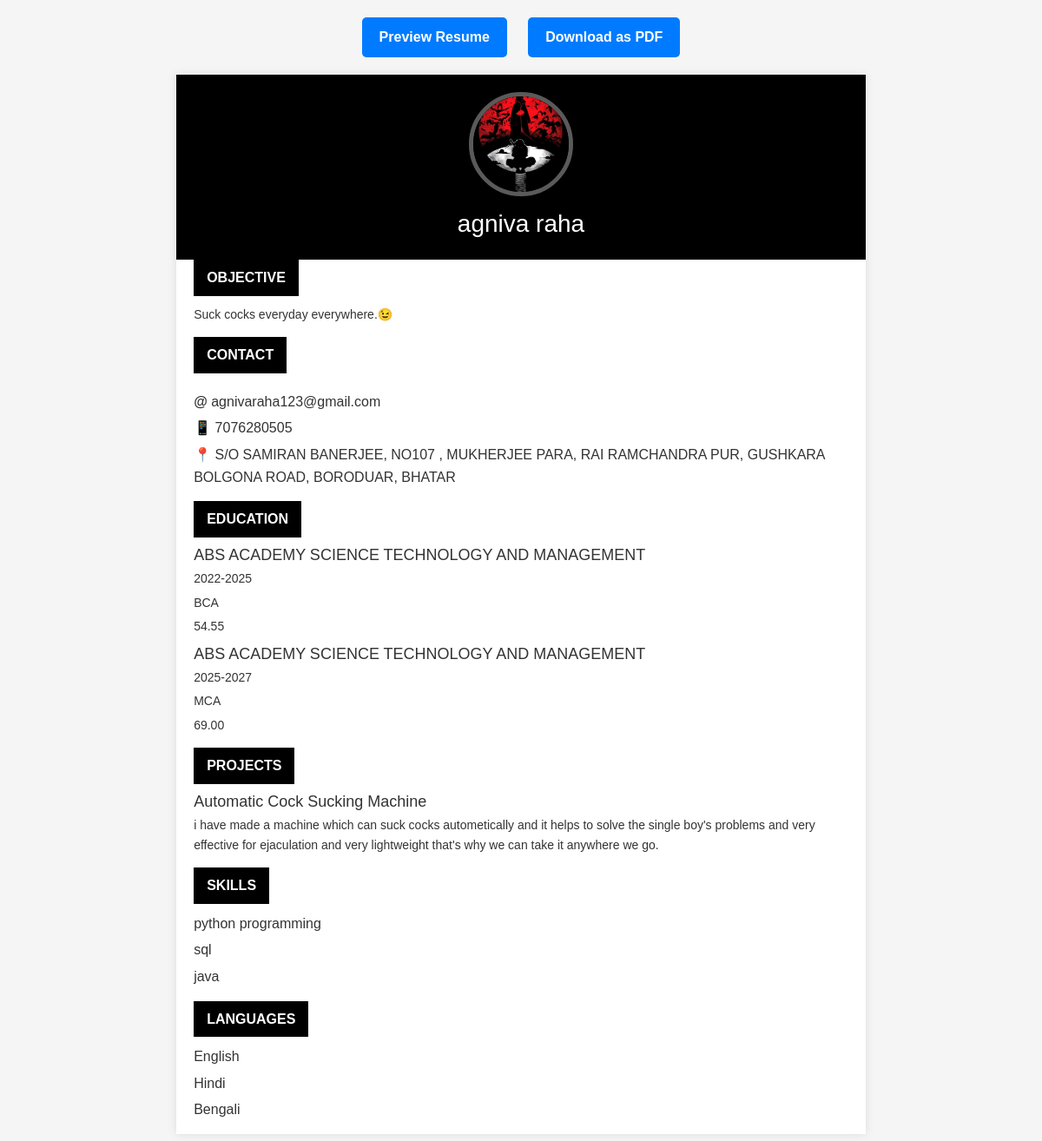
Page /resume (signed in) on the committed database.
### app.py (models this page shows)
class PersonalDetails(db.Model):
    id = db.Column(db.Integer, primary_key=True)
    name = db.Column(db.String(100))
    address = db.Column(db.Text)
    email = db.Column(db.String(100))
    phone = db.Column(db.String(20))
    photo = db.Column(db.String(255))
    user_id = db.Column(db.Integer, db.ForeignKey('user.id'), nullable=False)

class Objective(db.Model):
    id = db.Column(db.Integer, primary_key=True)
    objective_text = db.Column(db.Text)
    user_id = db.Column(db.Integer, db.ForeignKey('user.id'), nullable=False)

class Education(db.Model):
    id = db.Column(db.Integer, primary_key=True)
    course = db.Column(db.String(100))
    school = db.Column(db.String(100))
    grade = db.Column(db.String(50))
    year = db.Column(db.String(20))
    user_id = db.Column(db.Integer, db.ForeignKey('user.id'), nullable=False)

class Project(db.Model):
    id = db.Column(db.Integer, primary_key=True)
    project_title = db.Column(db.String(100))
    project_description = db.Column(db.Text)
    user_id = db.Column(db.Integer, db.ForeignKey('user.id'), nullable=False)

class Skill(db.Model):
    id = db.Column(db.Integer, primary_key=True)
    skill_name = db.Column(db.String(100))
    skill_level = db.Column(db.Integer)
    user_id = db.Column(db.Integer, db.ForeignKey('user.id'), nullable=False)

### app.py (the view)
@app.route('/resume')
def resume():
    if 'email' not in session:
        return redirect('/login')
    user = get_current_user()
    if not user:
        return redirect('/login')
    template_id = session.get('selected_template', 'template_01')
    user_details = {
        "user": user,
        "personal": PersonalDetails.query.filter_by(user_id=user.id).first(),
        "education": Education.query.filter_by(user_id=user.id).all(),
        "experience": Experience.query.filter_by(user_id=user.id).all(),
        "skills": Skill.query.filter_by(user_id=user.id).all(),
        "projects": Project.query.filter_by(user_id=user.id).all(),
        "objective": Objective.query.filter_by(user_id=user.id).first(),
        "references": Reference.query.filter_by(user_id=user.id).all(),
    }
    return render_template(f'{template_id}.html', user_data=user_details)

### app.py (called while the page is built)
def get_current_user():
    if 'email' in session:
        return User.query.filter_by(email=session['email']).first()
    return None

### templates/template_01.html (shortened to what this page needs)
<!DOCTYPE html>
<html lang="en">
<head>
  <link href="https://cdn.jsdelivr.net/npm/bootstrap@5.2.3/dist/css/bootstrap.min.css" rel="stylesheet">
</head>
<body>
  <div class="container">
      <div class="btn-container">
          <button class="btn-preview" onclick="previewResume()">Preview Resume</button>
          <button class="btn-download" onclick="downloadPDF()">Download as PDF</button>
      </div>
      <div class="resume-container" id="resume">
          <div class="header avoid-page-break">
              {% if user_data.personal and user_data.personal.photo %}
              {% set photo_path = user_data.personal.photo.replace('\\', '/').split('�')[0] %}
              <img src="{{ url_for('static', filename=photo_path) }}" alt="Profile Photo" class="profile-img">
              {% else %}
              <div class="profile-img" style="background-color: #3498db; display: flex; align-items: center; justify-content: center; color: white; font-size: 48px;">
                  {{ user_data.user.name[0].upper() }}
              </div>
              {% endif %}
              <h1>{{ user_data.personal.name if user_data.personal else user_data.user.name }}</h1>
          </div>
          <div class="section avoid-page-break">
              <div class="section-title">OBJECTIVE</div>
              <p>{{ user_data.objective.objective_text if user_data.objective else "Aspiring professional seeking opportunities to apply skills and knowledge." }}</p>
          </div>
          <div class="section avoid-page-break">
              <div class="section-title">CONTACT</div>
              <div class="contact-info">
                  <div class="contact-item">
                      <strong>@ </strong>{{ user_data.personal.email if user_data.personal else user_data.user.email }}
                  </div>
                  {% if user_data.personal and user_data.personal.phone %}
                  <div class="contact-item">
                      <strong>📱 </strong>{{ user_data.personal.phone }}
                  </div>
                  {% endif %}
                  {% if user_data.personal and user_data.personal.address %}
                  <div class="contact-item">
                      <strong>📍 </strong>{{ user_data.personal.address }}
                  </div>
                  {% endif %}
              </div>
          </div>
          <div class="section avoid-page-break">
              <div class="section-title">EDUCATION</div>
              {% if user_data.education %}
                  {% for edu in user_data.education %}
                  <div class="education-item avoid-page-break">
                      <h3>{{ edu.school }}</h3>
                      <p>{{ edu.year }}</p>
                      <p>{{ edu.course }}</p>
                      <p>{{ edu.grade }}</p>
                  </div>
                  {% endfor %}
              {% endif %}
          </div>
          <div class="section avoid-page-break">
              <div class="section-title">PROJECTS</div>
              {% if user_data.projects %}
                  {% for project in user_data.projects %}
                  <div class="project-item avoid-page-break">
                      <h3>{{ project.project_title }}</h3>
                      <p>{{ project.project_description }}</p>
                  </div>
                  {% endfor %}
              {% else %}
              <div class="project-item avoid-page-break">
                  <h3>Project Name</h3>
                  <p>A brief description of the project, technologies used, and outcomes achieved.</p>
              </div>
              {% endif %}
          </div>
          <div class="section avoid-page-break">
              <div class="section-title">SKILLS</div>
              <ul class="skill-list">
                  {% if user_data.skills %}
                      {% for skill in user_data.skills %}
                      <li>{{ skill.skill_name }}</li>
                      {% endfor %}
                  {% else %}
                  <li>HTML</li>
                  <li>CSS</li>
                  <li>JavaScript</li>
                  <li>Python</li>
                  <li>SQL</li>
                  {% endif %}
              </ul>
          </div>
          <div class="section avoid-page-break">
              <div class="section-title">LANGUAGES</div>
              <ul class="language-list">
                  <li>English</li>
                  <li>Hindi</li>
                  <li>Bengali</li>
              </ul>
          </div>
      </div>
  </div>
</body>
</html>

### templates/template_01.html (style rules this page uses)
body { font-family: 'Arial', sans-serif; line-height: 1.6; color: #333; background-color: #f5f5f5; margin: 0; padding: 0; }
.container { max-width: 1140px; margin: 0 auto; padding: 0 15px; }
.resume-container { background-color: white; box-shadow: 0 0 10px rgba(0,0,0,0.1); margin: 20px auto; padding: 0; width: 210mm; min-height: 297mm; position: relative; box-sizing: border-box; overflow: hidden; }
.header { background-color: #000; color: white; padding: 20px; text-align: center; position: relative; margin-top: 0; }
.profile-img { width: 120px; height: 120px; border-radius: 50%; object-fit: cover; border: 5px solid #5a5a5a; margin: 0 auto 15px; display: block; }
.section-title { background-color: #000; color: white; padding: 8px 15px; margin-bottom: 10px; display: inline-block; font-weight: bold; }
.section { margin-bottom: 15px; padding: 0 20px; }
.contact-info { margin-top: 10px; }
.contact-item { margin-bottom: 5px; }
.education-item, .project-item { margin-bottom: 10px; }
.skill-list { list-style-type: none; padding-left: 0; margin-bottom: 10px; }
.skill-list li { margin-bottom: 5px; }
.language-list { list-style-type: none; padding-left: 0; margin-bottom: 10px; }
.language-list li { margin-bottom: 5px; }
.btn-container { text-align: center; margin: 20px 0; }
.btn-download, .btn-preview { background-color: #007bff; color: white; border: none; padding: 10px 20px; margin: 0 10px; border-radius: 5px; cursor: pointer; font-weight: bold; }
h1 { font-size: 28px; margin-bottom: 5px; margin-top: 0; }
h3 { font-size: 18px; margin-bottom: 5px; }
p { margin-bottom: 5px; font-size: 14px; }
.avoid-page-break { page-break-inside: avoid !important; }

### rows in the picture
PersonalDetails: personal "agniva raha", personal "agnivaraha123@gmail.com", personal.phone "7076280505", personal.address "S/O SAMIRAN BANERJEE, NO107 , MUKHERJEE PARA, RAI RAMCHANDRA PUR, GUSHKARA BOLGONA ROAD, BORODUAR, BHATAR"
Objective: objective "Suck cocks everyday everywhere.😉"
Education: school "ABS ACADEMY SCIENCE TECHNOLOGY AND MANAGEMENT", year "2022-2025", course "BCA", grade "54.55"
Education: school "ABS ACADEMY SCIENCE TECHNOLOGY AND MANAGEMENT", year "2025-2027", course "MCA", grade "69.00"
Project: project_title "Automatic Cock Sucking Machine", project_description "i have made a machine which can suck cocks autometically and it helps to solve the single boy's problems and very effective for ejaculation and very lightweight that's why we can take it anywhere we go."
Skill: skill_name "python programming"
Skill: skill_name "sql"
Skill: skill_name "java"
